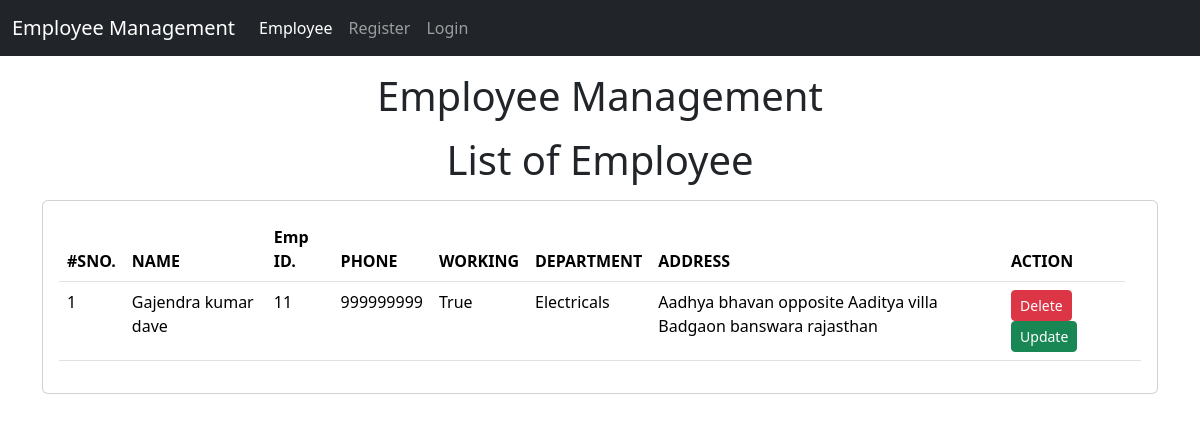
Page /emp/home/ on the earlier database version.
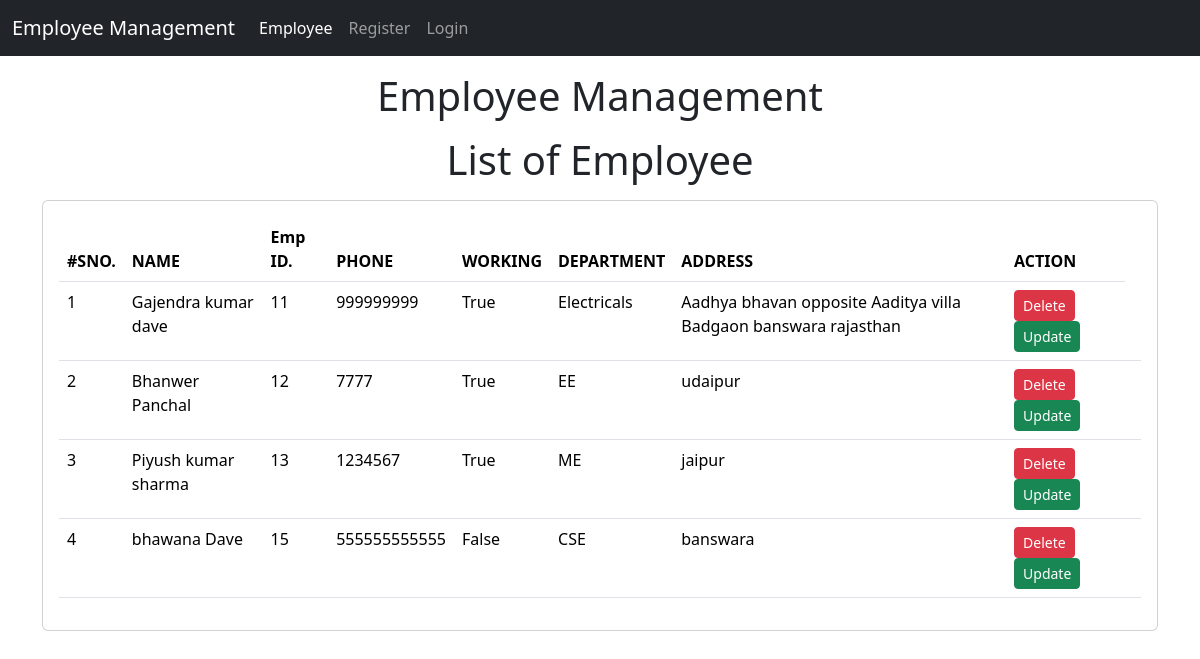
Same page on the later database version.
### emp/models.py (models this page shows, shortened)
class Emp(models.Model):
    name=models.CharField(max_length=200)
    emp_id=models.IntegerField()
    phone=models.BigIntegerField()
    address=models.CharField(max_length=200)
    working=models.BooleanField(default=True)
    department=models.CharField(max_length=200)

### emp/views.py (the view)
# urls.py: path('home/',employee,name='emp'),
def employee(request):
    emps=Emp.objects.all()
    return render(request,"emp/home.html",{'emps':emps})

### templates/emp/home.html (shortened to what this page needs)
 {% extends 'base.html' %}
{% block content %}
     <h1 class="text-center my-3">Employee Management</h1>
    <h1 class="text-center my-3">List of Employee </h1>
    <div class="container">
        <div class="row">
            <div class="col-md-12">
                <div class="card">
                    <div class="card-body">
                        <table class="table">
                            <thead>
                                <tr>
                                    <th>#SNO.</th>
                                    <th>NAME</th>
                                    <th>Emp ID.</th>
                                    <th>PHONE</th>
                                    <th>WORKING</th>
                                    <th>DEPARTMENT</th>
                                    <th>ADDRESS</th>
                                    <th>ACTION</th>
                                </tr>
                            </thead>
                            <tbody>
                                {% for e in emps %}
                                    <tr>
                                        <td>{{ forloop.counter }}</td>
                                        <td>{{e.name}}</td>
                                        <td>{{e.emp_id}}</td>
                                        <td>{{e.phone}}</td>
                                        <td>{{e.working}}</td>
                                        <td>{{e.department}}</td>
                                        <td>{{e.address}}</td>
                                        <td>
                                            <a href="/emp/delete-emp/{{e.id}}" class="btn btn-danger btn-sm">Delete</a>
                                            <a href="/emp/update-emp/{{e.id}}" class="btn btn-success btn-sm">Update</a>
                                        </td>
                                        <td> </td>
                                    </tr>
                                {% endfor %}
                            </tbody>
                        </table>
                    </div>
                </div>
            </div>
        </div>
    </div>
    {% endblock content %}

### templates/base.html (shortened to what this page needs)
<!doctype html>
<html lang="en">
  <head>
    <link href="https://cdn.jsdelivr.net/npm/bootstrap@5.3.5/dist/css/bootstrap.min.css" rel="stylesheet">
  </head>
  <body>
    <nav class="navbar navbar-expand-lg bg-dark navbar-dark">
  <div class="container-fluid">
    <a class="navbar-brand" href="#">Employee Management</a>
    <div class="collapse navbar-collapse" id="navbarSupportedContent">
      <ul class="navbar-nav me-auto mb-2 mb-lg-0">
        <li class="nav-item">
          <a class="nav-link active" aria-current="page" href="/emp/home/">Employee</a>
        </li>
        {% if user.is_authenticated %}
              <li class="nav-item">
                <a class="nav-link" href="/"> {{ request.user }}</a>
              </li>
               <li class="nav-item">
                  <a class="nav-link" href="/emp/add-emp/">add employee</a>
              </li>
              <li class="nav-item">
                <a class="nav-link" href="/emp/testimonials/">Testimonials</a>
              </li>
              <li class="nav-item">
                <a class="nav-link" href="/emp/feedback/">feedback</a>
              </li>
              <li class="nav-item">
                <a class="nav-link" href="/emp/do-feedback/">Add-feedback</a>
              </li>
              <li class="nav-item dropdown">
              <a class="nav-link dropdown-toggle" href="#" role="button" data-bs-toggle="dropdown" aria-expanded="false">
                Home Page
              </a>
              <ul class="dropdown-menu">
                <li><a class="dropdown-item" href="/">home</a></li>
                <li><a class="dropdown-item" href="/abt">About</a></li>
                <li><a class="dropdown-item" href="/serv/">Services</a></li>
                <li><hr class="dropdown-divider"></li>
              </ul>
            </li>
            <li class="nav-item">
              <a class="nav-link" href="/user/change-password">Change_Password</a>
            </li>
            <li class="nav-item">
              <a class="nav-link" href="/user/logout">Logout</a>
            </li>
        {% else %}
              <li class="nav-item">
                <a class="nav-link" href="/user/register">Register</a>
              </li>
              <li class="nav-item">
                <a class="nav-link" href="/user/login">Login</a>
              </li>
        {% endif %}
      </ul>
    </div>
  </div>
</nav>
    {% block content %}
    {% endblock content %}
  </body>
</html>

Differences in the rows shown:
added Emp: name "Bhanwer Panchal", emp_id "12", phone "7777", working "True", department "EE", address "udaipur"
added Emp: name "Piyush kumar sharma", emp_id "13", phone "1234567", working "True", department "ME", address "jaipur"
added Emp: name "bhawana Dave", emp_id "15", phone "555555555555", working "False", department "CSE", address "banswara"
